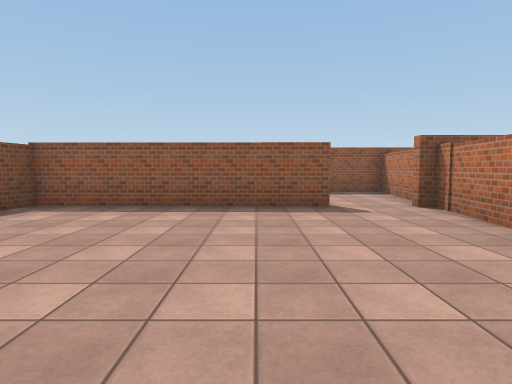
[1] (above)

21 first-person views from a walk through a Unity game level. The camera is 1.4 m above the floor, tilts 4° down and sees 75° across. The floor is counted in squares, 2 m on a side. Each view is taken from the middle of a square. On the plan, view 1 faces up. The plan holds only what a view shows up to about 10 squares ahead; the rest is blank. The player is left out. Surface patterns are stand-ins for the level's own textures.

[2]
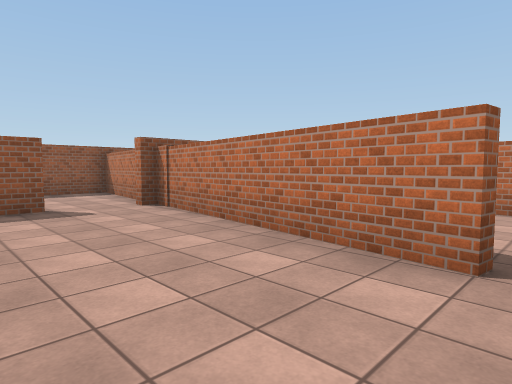

[3]
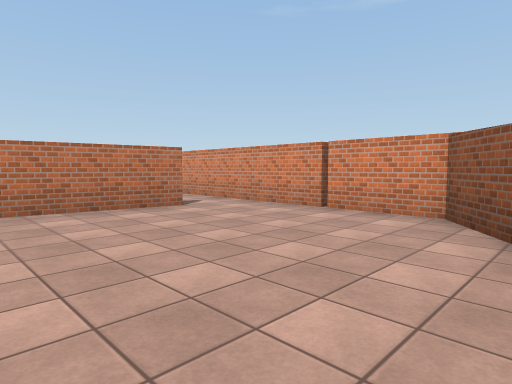

[4]
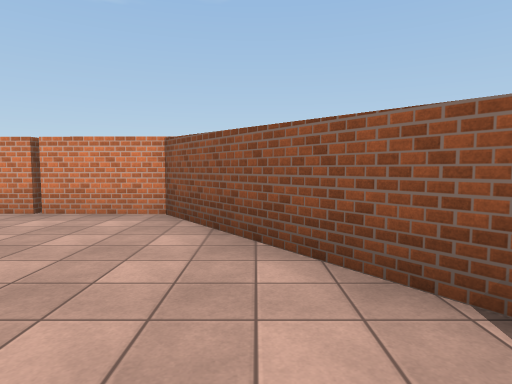

[5]
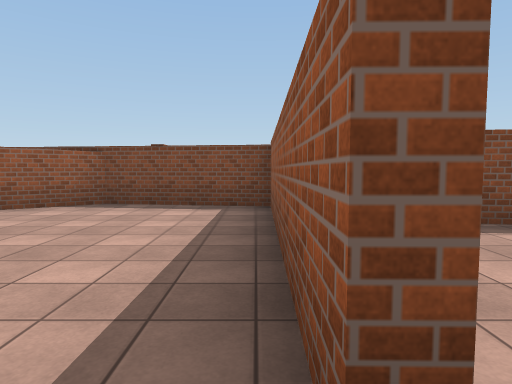

[6]
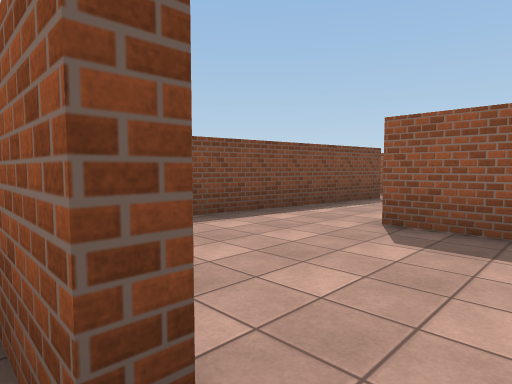

[7]
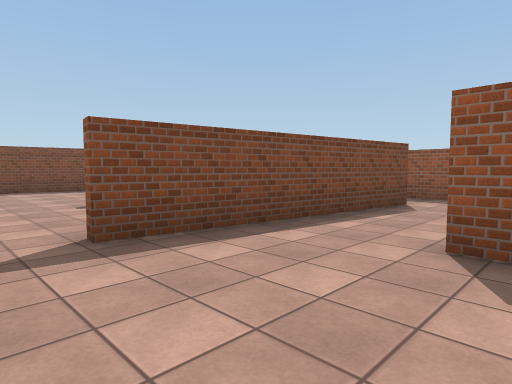

[8]
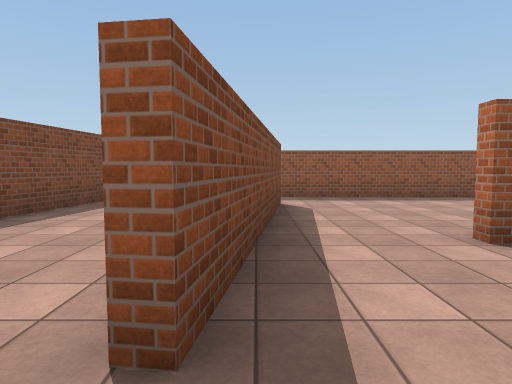

[9]
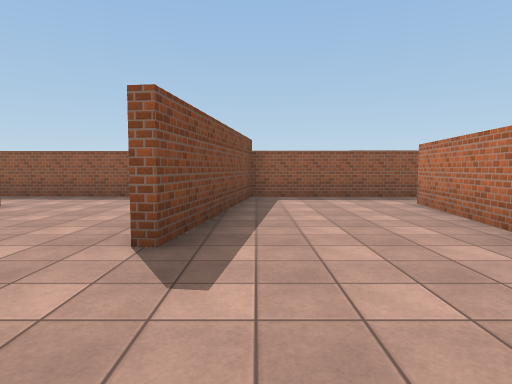

[10]
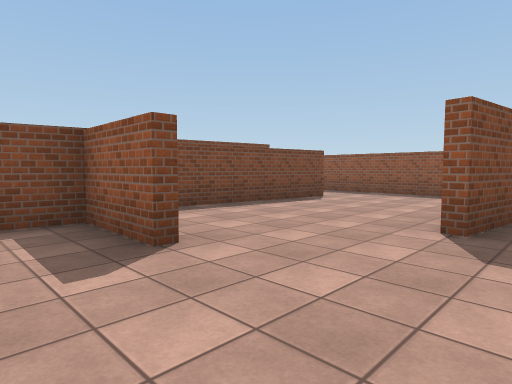

[11]
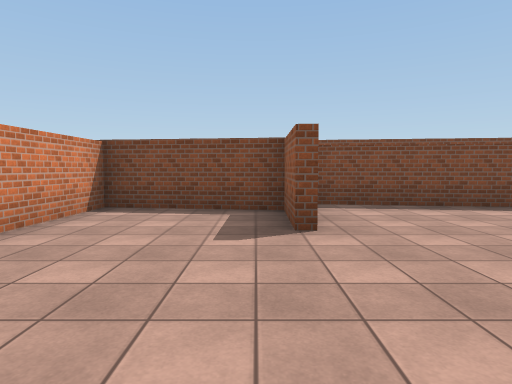

[12]
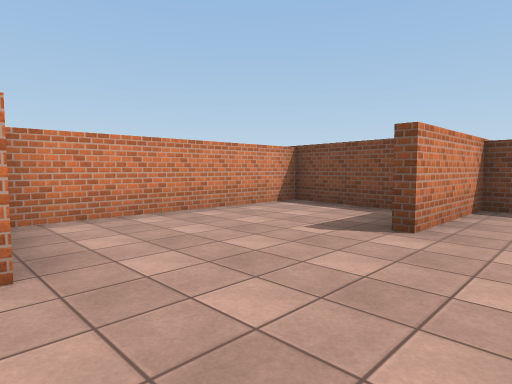

[13]
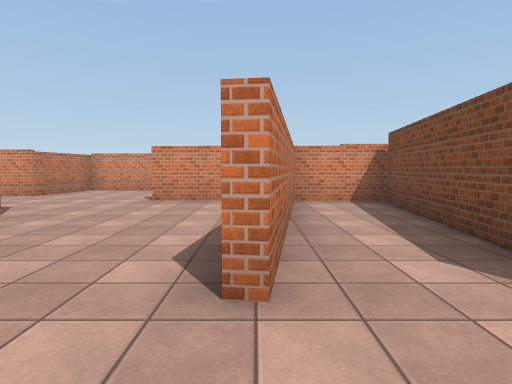

[14]
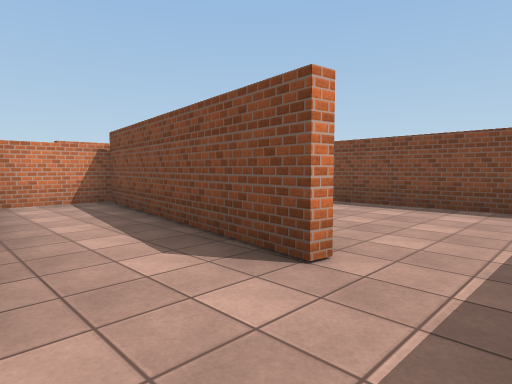

[15]
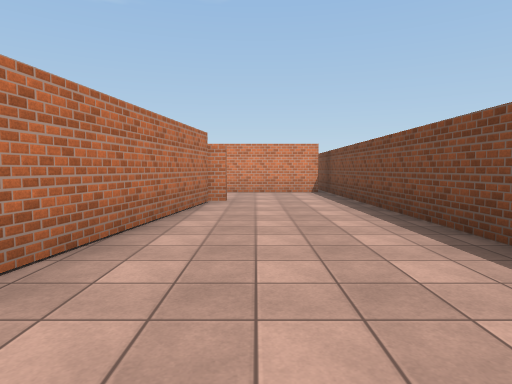

[16]
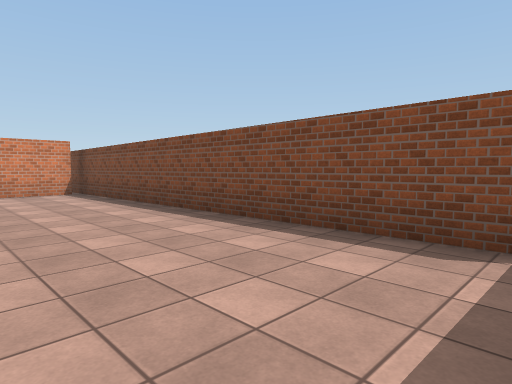

[17]
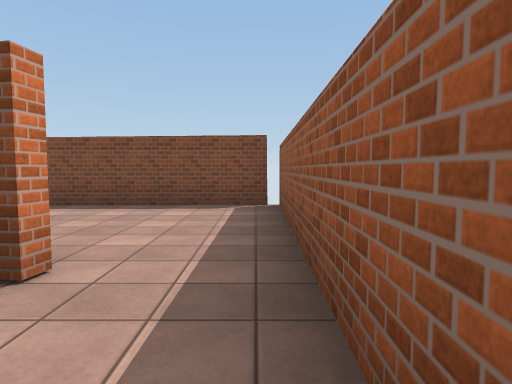

[18]
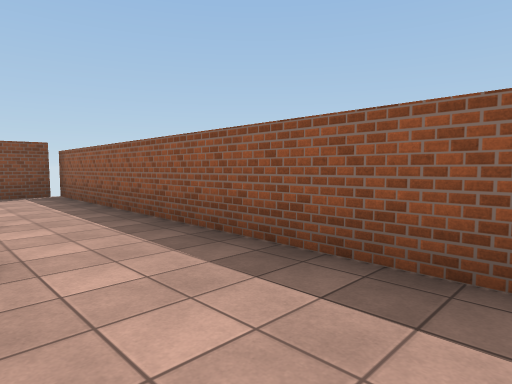

[19]
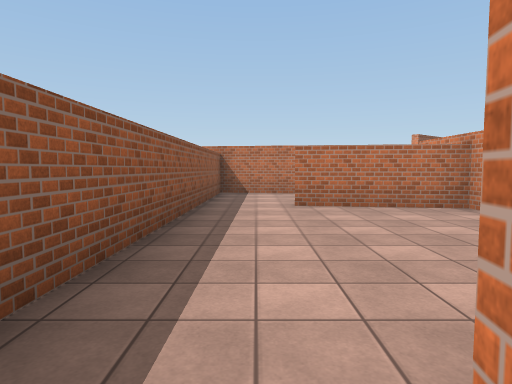

[20]
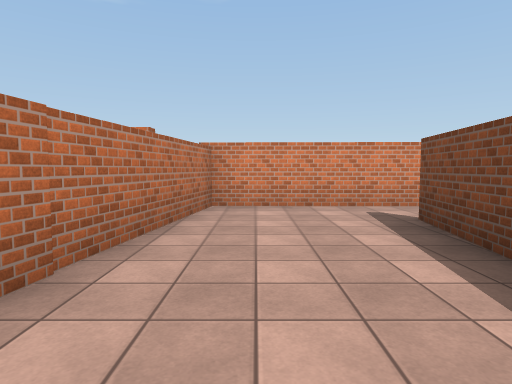

[21]
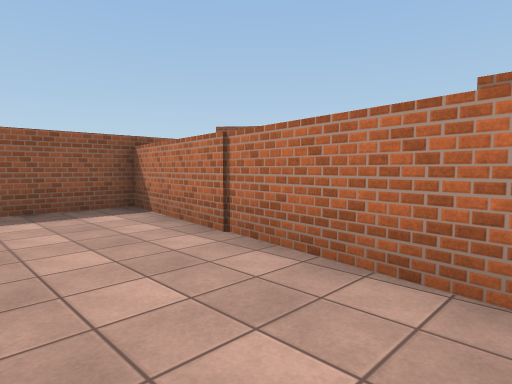

### Floor plan
Ten units are one square. View 1 is at (0, 0); x grows to the right and y downward. Boxes are objects, and circles mark ways between rooms. Rooms are numbered by the first view taken in them; rooms with no view inside come last. Other rooms are left out.
<svg viewBox="-175 -160 248 177">
<path fill="none" stroke="#000" d="M14 -62 -41 -63 -46 -30 -16 11 36 12M25 -5 33 -60M34 -73 38 -100 1 -101M-19 -107 -23 -81M-77 -74 -96 -75 -100 -43 -46 -42M-98 -134 -106 -77 -77 -77M-22 -106 -17 -138M-73 -153 -105 -154M-46 -50 -44 -65 -34 -65M-14 -152 -51 -153 -59 -98M-130 -80 -123 -130M-125 -154 -164 -155 -161 -42M-159 -52 -131 -52M30 -25 28 -4M36 12 58 12 68 -61 47 -61M-15 -138 -19 -107M35 -151 -14 -152M39 -102 43 -133M-120 -137 -128 -80M-105 -154 -125 -154M-134 -78 -108 -77 -101 -134"/>
<circle cx="20" cy="-60" r="3" fill="#2a7"/>
<circle cx="30" cy="0" r="3" fill="#2a7"/>
<circle cx="-20" cy="-75" r="3" fill="#2a7"/>
<circle cx="-5" cy="-100" r="3" fill="#2a7"/>
<circle cx="-20" cy="-145" r="3" fill="#2a7"/>
<circle cx="-100" cy="-145" r="3" fill="#2a7"/>
<circle cx="-120" cy="-145" r="3" fill="#2a7"/>
<text x="0" y="-30">1</text>
<text x="10" y="-80">2</text>
<text x="-70" y="-100">3</text>
<text x="-150" y="-110">4</text>
<text x="50" y="-30">5</text>
<text x="10" y="-130">6</text>
<text x="-110" y="-120">7</text>
</svg>
Room 1 opens to room 2. Room 1 opens to room 5. Room 2 opens to room 3. Room 2 opens to room 6. Room 3 opens to room 6. Room 3 opens to room 7. Room 4 opens to room 7.

Where each view was taken, in squares from view 1:
view 1: 0 up, 0 right, facing up
view 2: 0 up, 0 right, facing up-right
view 3: 4 up, 3 left, facing down-right
view 4: 4 up, 3 left, facing down
view 5: 6 up, 2 right, facing left
view 6: 6 up, 2 right, facing up-left
view 7: 7 up, 1 right, facing up-left
view 8: 7 up, 2 left, facing up
view 9: 7 up, 5 left, facing up
view 10: 6 up, 5 left, facing up-left
view 11: 7 up, 4 left, facing left
view 12: 9 up, 4 left, facing down-left
view 13: 15 up, 10 left, facing down
view 14: 15 up, 10 left, facing down-left
view 15: 15 up, 14 left, facing down
view 16: 15 up, 13 left, facing down-left
view 17: 15 up, 10 left, facing left
view 18: 13 up, 7 left, facing up-left
view 19: 14 up, 2 left, facing right
view 20: 5 up, 5 right, facing down
view 21: 0 up, 4 right, facing up-right
